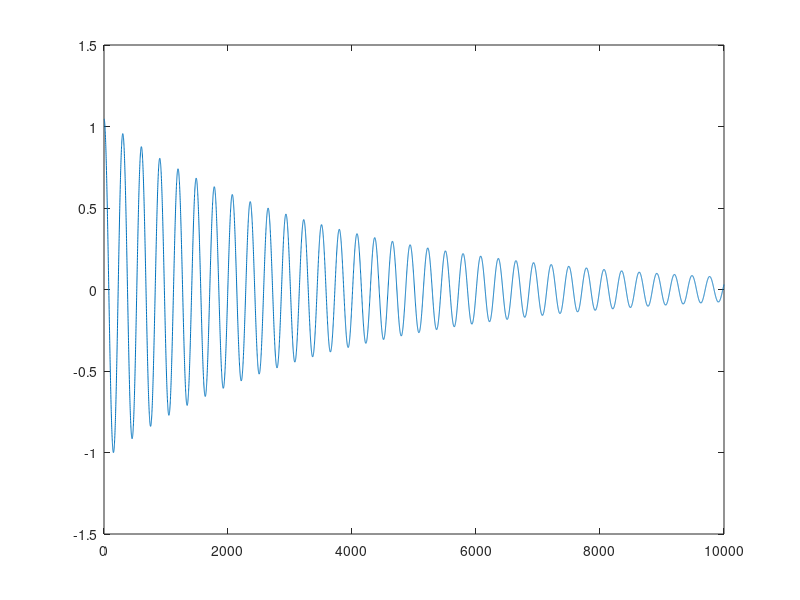

The MATLAB script that drew this image:
g = 9.81;
L = 2.0;
mu = 0.1;
dt = 0.01;
THETA_0 = pi / 3.0;
THETA_DOT_0 = 0.0;
ITERS = 10000;

thetas = zeros(ITERS, 1);
theta = THETA_0
theta_dot = THETA_DOT_0
for i = 1:ITERS
  t = (i - 1) * dt;
  
  theta_ddot = -mu * theta_dot -(g/L)*sin(theta);
  
  theta = theta + (theta_dot * dt);
  theta_dot = theta_dot + (theta_ddot * dt);
  
  thetas(i) = theta;
endfor
plot(thetas);

    